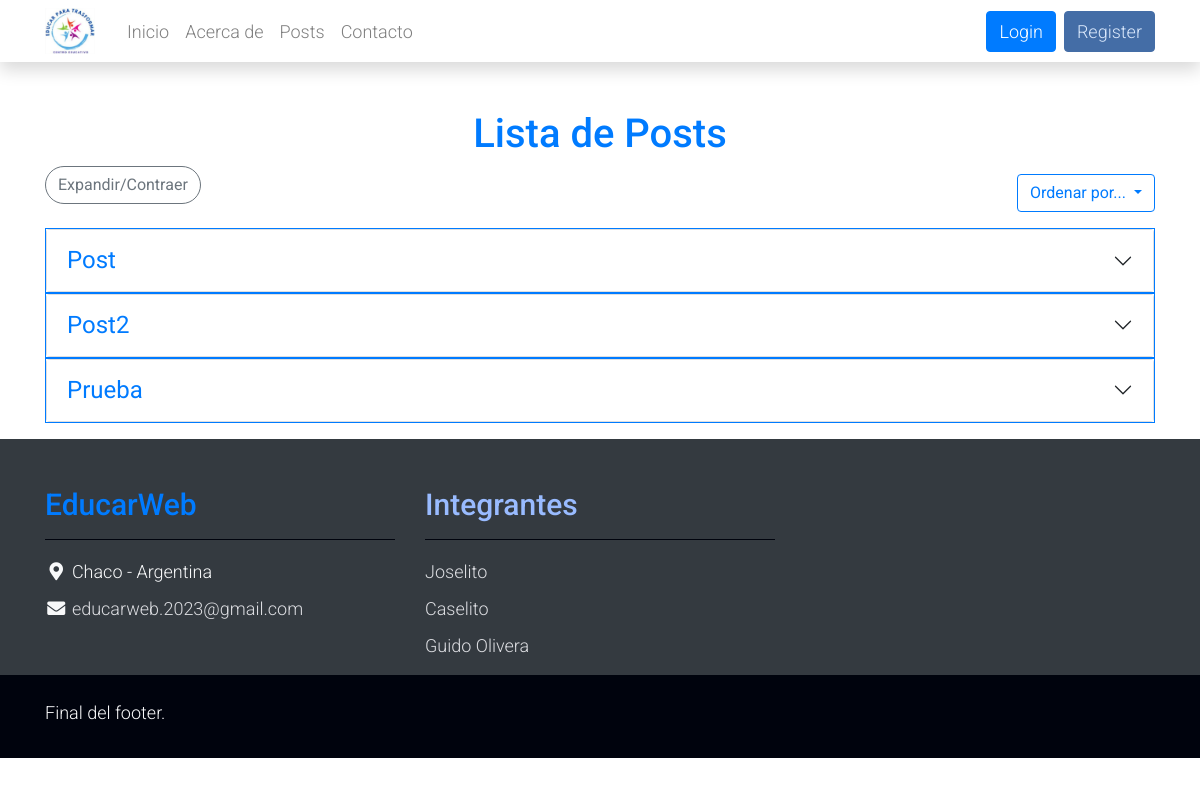
/posts/, run on the app's committed database.
### apps/posts/models.py (models this page shows, shortened)
class Post(models.Model):
    titulo = models.CharField(max_length=50, null=False)
    subtitulo = models.CharField(max_length=100, null=True, blank=True)
    fecha = models.DateTimeField(auto_now_add=True)
    texto = models.TextField(null=False)
    activo = models.BooleanField(default=True)
    categoria = models.ForeignKey(
        Categoria, on_delete=models.SET_NULL, null=True, default='Sin Categoria')
    imagen = models.ImageField(
        null=True, blank=True, upload_to='media/', default='static/post_default.png')
    publicado = models.DateTimeField(default=timezone.now)
    usuario = models.ForeignKey(Usuario, on_delete=models.CASCADE, default=1)
    class Meta:
        ordering = ['-publicado']

### apps/posts/views.py (the view)
# urls.py: path('posts/', PostListView.as_view(), name='posts'),
class PostListView(ListView):
    model = Post
    template_name = "posts/posts.html"
    context_object_name = "posts"
    def get_queryset(self):
        sort_order = self.request.GET.get('sort', 'desc')
        if sort_order == 'asc':
            return Post.objects.filter(activo=True).order_by('fecha')
        elif sort_order == 'a':
            return Post.objects.filter(activo=True).order_by('titulo')
        elif sort_order == 'z':
            return Post.objects.filter(activo=True).order_by('-titulo')
        else:
            return Post.objects.filter(activo=True).order_by('-fecha')

### apps/posts/models.py (called while the page is built)
    def __str__(self):
        return self.nombre

### templates/posts/posts.html (shortened to what this page needs)
{% extends 'base.html' %}
{%load static%}
{%block content %}
<head>
    <link rel="stylesheet" href="https://cdn.jsdelivr.net/npm/bootstrap@5.2.1/dist/css/bootstrap.min.css">
    <link rel="stylesheet" href="https://stackpath.bootstrapcdn.com/bootstrap/4.5.2/css/bootstrap.min.css">
</head>
<body>
    <div class="container mt-5">
        <h1 class="text-center text-primary">Lista de Posts</h1>
        <button id="expandirContraerBtn" class="btn btn-outline-secondary rounded-pill text-align-left"
            style="float: left;">Expandir/Contraer</button>
        <div class="my-3 d-grid gap-2 d-md-flex justify-content-md-end">
            <div class="btn-group" role="group">
                <button type="button" class="btn btn-outline-primary dropdown-toggle" data-bs-toggle="dropdown"
                    aria-expanded="false">
                    Ordenar por...
                </button>
            </div>
        </div>
        <ul class=" list-group">
            {% for post in posts%}
            {% if post.activo %}
            <span class="border border-primary">
                <div class="card accordion accordion-flush" id="accordionFlushExample">
                    <div class="accordion-item">
                        <h2 class="accordion-header">
                            <button class="font-size-large text-primary accordion-button collapsed" type="button"
                                data-bs-toggle="collapse" data-bs-target="#flush-collapse-{{ post.pk }}"
                                aria-expanded="false" aria-controls="flush-collapse-{{ post.pk }}">
                                {{ post.titulo }}
                            </button>
                        </h2>
                    </div>
                </div>
            </span>
            {% endif %}
            {% endfor %}
        </ul>
    </div>
</body>
{%endblock%}

### static/assets/css/templatemo.css (style rules this page uses)
body, ul, li, p, a, label, input, div { font-family: 'Roboto', sans-serif; font-size: 18px !important; font-weight: 300 !important; }

### templates/posts/posts.html (style rules this page uses)
.font-size-large { font-size: 24px; }

### data on the page
Post: titulo "Post"
Post: titulo "Post2"
Post: titulo "Prueba"
